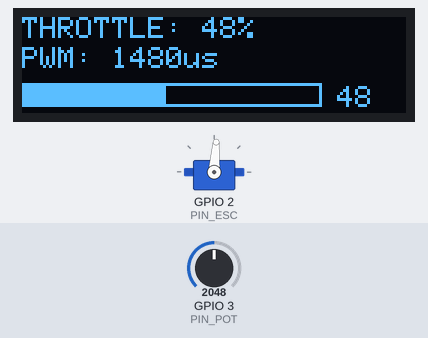
Bench run of a sketch on a simulated ESP32. On the bench: 128×32 one-colour display, servo. The test bench sets the inputs (shaded band); at power-on: GPIO 3 (PIN_POT) = 2048 (analog values on the 0–4095 scale). What the sketch prints to the serial monitor is not drawn.

Above: at 4.2 s.
4.3 s: GPIO 3 (PIN_POT) set to 2088
At 5.1 s:
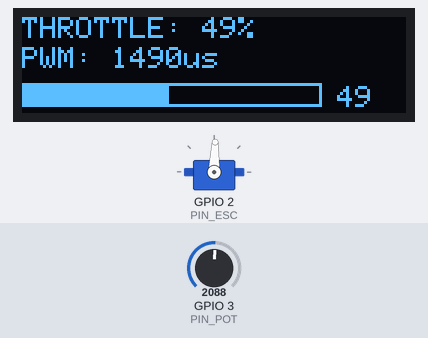
5.8 s: GPIO 3 (PIN_POT) set to 2866
At 6.7 s:
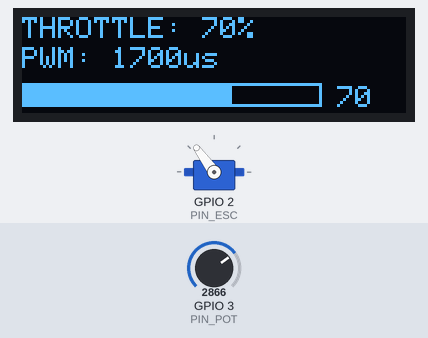
7.3 s: GPIO 3 (PIN_POT) set to 3603
At 8.2 s:
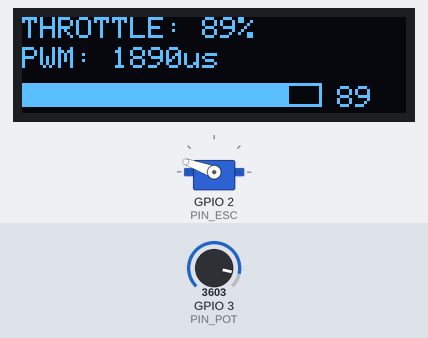
8.8 s: GPIO 3 (PIN_POT) set to 4040
At 9.4 s:
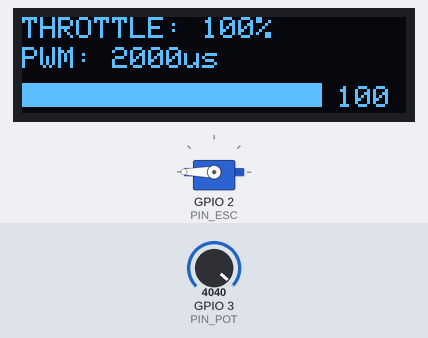
10.3 s: GPIO 3 (PIN_POT) set to 1228
At 11.0 s:
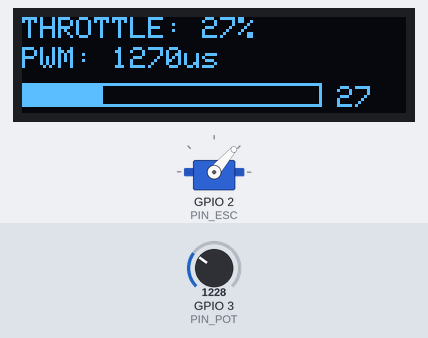
11.8 s: GPIO 3 (PIN_POT) set to 960
At 12.5 s:
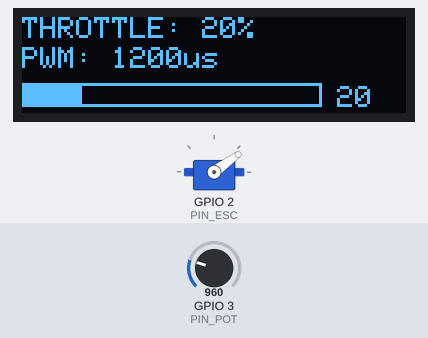
Timing chart, 0 to 14.3 s (numbered marks = the images above; inputs shaded):
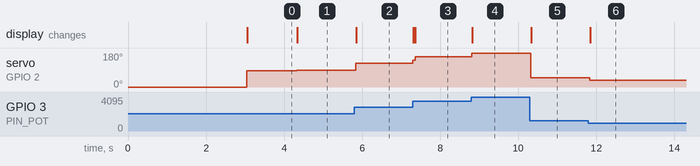

The sketch:

03-motor-test.ino
```cpp
#include <Wire.h>
#include <Adafruit_GFX.h>
#include <Adafruit_SSD1306.h>
#include <ESP32Servo.h>

#define SCREEN_WIDTH 128
#define SCREEN_HEIGHT 32
#define OLED_RESET    -1
#define OLED_ADDR     0x3C

#define PIN_POT       3
#define PIN_ESC       2

#define RAW_MIN       200
#define RAW_MAX       4000

#define ESC_MIN_US    1000
#define ESC_MAX_US    2000

Adafruit_SSD1306 display(SCREEN_WIDTH, SCREEN_HEIGHT, &Wire, OLED_RESET);
Servo esc;

int readPotRaw() {
  long sum = 0;
  for (int i = 0; i < 32; i++) {
    sum += analogRead(PIN_POT);
    delayMicroseconds(100);
  }
  return sum / 32;
}

int rawToPct(int raw) {
  if (raw < RAW_MIN) return 0;
  if (raw > RAW_MAX) return 100;
  return map(raw, RAW_MIN, RAW_MAX, 0, 100);
}

void setup() {
  Serial.begin(115200);
  Wire.begin(8, 9);

  if (!display.begin(SSD1306_SWITCHCAPVCC, OLED_ADDR)) {
    while(1);
  }

  analogReadResolution(12);

  // Splash screen
  display.clearDisplay();
  display.setTextColor(SSD1306_WHITE);
  display.setTextSize(1);
  display.setCursor(0, 0);
  display.println("MOTOR TEST");
  display.println("Pot to MIN to arm");
  display.display();

  // ESC init — send MIN pulse and wait for ESC to recognise it
  esc.attach(PIN_ESC, ESC_MIN_US, ESC_MAX_US);
  esc.writeMicroseconds(ESC_MIN_US);
  delay(3000);  // ESC arming tones play during this time
}

void loop() {
  int raw = readPotRaw();
  int pct = rawToPct(raw);

  // Map percentage to ESC pulse width
  int pulseUs = map(pct, 0, 100, ESC_MIN_US, ESC_MAX_US);
  esc.writeMicroseconds(pulseUs);

  // Display
  display.clearDisplay();

  display.setCursor(0, 0);
  display.setTextSize(1);
  display.print("THROTTLE: ");
  display.print(pct);
  display.println("%");

  display.setCursor(0, 10);
  display.print("PWM: ");
  display.print(pulseUs);
  display.println("us");

  // Throttle bar
  display.drawRect(0, 22, 100, 8, SSD1306_WHITE);
  int barWidth = map(pct, 0, 100, 0, 100);
  display.fillRect(0, 22, barWidth, 8, SSD1306_WHITE);
  display.setCursor(105, 23);
  display.print(pct);

  display.display();

  // Serial log
  Serial.print("raw=");
  Serial.print(raw);
  Serial.print(" pct=");
  Serial.print(pct);
  Serial.print(" us=");
  Serial.println(pulseUs);

  delay(20);  // 50Hz loop — appropriate for ESC PWM
}
```

Measured:
- the behaviour switches between 2061 and 2062 on GPIO 3 (PIN_POT) (found by bisection; images 0 and 1)
- after the input at 4.3 s, servo on GPIO 2 (PIN_ESC): 86° → 88° at once; the display: changes at once (image 1)
- after the input at 5.8 s, servo on GPIO 2 (PIN_ESC): 88° → 126° at once; the display: changes after 0.05 s (image 2)
- after the input at 7.3 s, servo on GPIO 2 (PIN_ESC): 126° → 160° at once; the display: first changes at once (image 3 shows a later state)
- after the input at 8.8 s, servo on GPIO 2 (PIN_ESC): 160° → 180° at once; the display: changes at once (image 4)
- after the input at 10.3 s, servo on GPIO 2 (PIN_ESC): 180° → 49° at once; the display: changes at once (image 5)
- after the input at 11.8 s, servo on GPIO 2 (PIN_ESC): 49° → 36° at once; the display: changes after 0.05 s (image 6)
